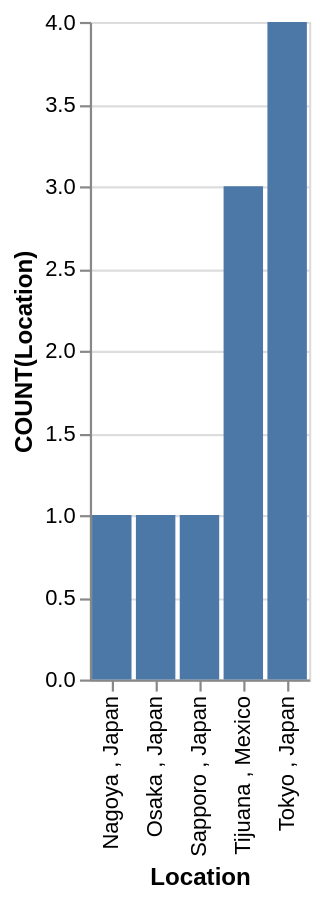

Write a Vega-Lite specification for this figure.
### Vega-Lite specification from a JSON file in a GitHub repository (floating-point values rounded to 4 significant figures)
{"data": {"values": [{"x_data": "Nagoya , Japan", "y_data": 1}, {"x_data": "Osaka , Japan", "y_data": 1}, {"x_data": "Sapporo , Japan", "y_data": 1}, {"x_data": "Tijuana , Mexico", "y_data": 3}, {"x_data": "Tokyo , Japan", "y_data": 4}]}, "mark": "bar", "encoding": {"x": {"field": "x_data", "type": "nominal", "title": "Location", "sort": {"op": "sum", "field": "y_data", "order": "ascending"}}, "y": {"field": "y_data", "type": "quantitative", "title": "COUNT(Location)"}}}
